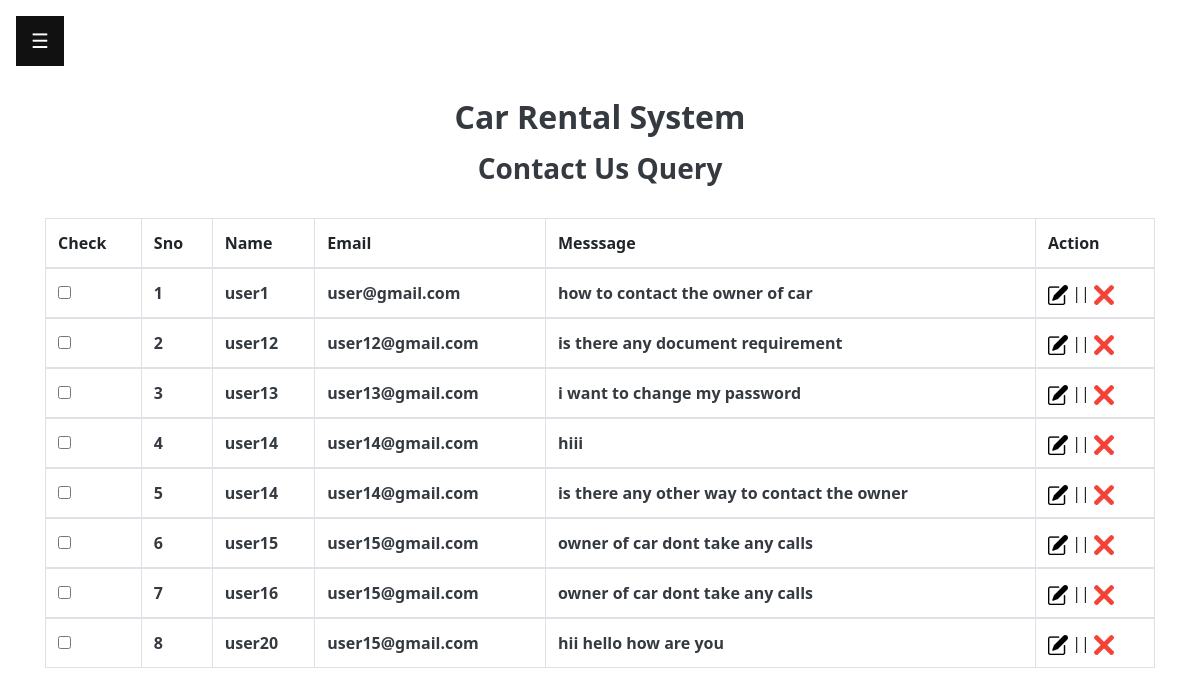
Screenshot of /Admin/contactus.php with the database file from the repository.
### tables this page shows
CREATE TABLE `contactus` (
  `cu_id` int(100) NOT NULL,
  `cname` varchar(255) NOT NULL,
  `cemail` varchar(255) NOT NULL,
  `cdescrip` varchar(255) NOT NULL
);

### Admin/contactus.php (the view, shortened to what this page needs)
<!DOCTYPE html>
<html lang="en">
<head>
    <link rel="stylesheet" href="https://maxcdn.bootstrapcdn.com/bootstrap/4.5.2/css/bootstrap.min.css">
</head>
<body>
<?php include 'slide.php'; ?>
<section class="main-form">
<h2 class="text-center text-dark pt-3 font-weight-bold">Car Rental System</h2>
<div class="container " id="formsetting">
<h3 class="text-center text-dark pb-4 pt-2 font-weight-bold">Contact Us Query</h3>
<div class="row">
    <div class="col-md-12 col-sm-12 col-12">
        <table class="table table-bordered  ">
        <thead>
        <tr>
         <th >Check</th>
        <th >Sno</th>
        <th>Name</th>
        <th>Email</th>
        <th>Messsage</th>
        <th>Action</th>
        </tr>
        <tbody>
<?php
 $conn=mysqli_connect('localhost','root','','carrental');
 $sql="SELECT * FROM contactus";
 $run=mysqli_query($conn,$sql);
 $i=1;
 while($row=mysqli_fetch_assoc($run)){
?>
          <td><input type="checkbox" class="checkbox" /></td>
        <td class="text-dark font-weight-bold"><?php echo $i++;     ?></td>
        <td class="text-dark font-weight-bold"><?php echo  $row['cname'];     ?></td>
        <td class="text-dark font-weight-bold"><?php echo $row['cemail'];  ?></td>
        <td class="text-dark font-weight-bold"><?php  echo $row['cdescrip']; ?></td>
        <td>
        <a href="#"><img src="../icon_logo/edit.png" style="width:20px; height: 20px;"  ></a>
		||
		<a href="#"><img src="../icon_logo/close.png" style="width:20px; height: 20px;"  ></a>
        </td>
        </tbody>
        <?php } ?>
        </thead>
        </table>
</body>
</html>

### Admin/css/sidebar.css (style rules this page uses)
body { font-family: 'Segoe UI', Tahoma, Geneva, Verdana, sans-serif; }

### rows the page displays
contactus: cname "user1", cemail "user@gmail.com", cdescrip "how to contact the owner of car"
contactus: cname "user12", cemail "user12@gmail.com", cdescrip "is there any document requirement"
contactus: cname "user13", cemail "user13@gmail.com", cdescrip "i want to change my password"
contactus: cname "user14", cemail "user14@gmail.com", cdescrip "hiii"
contactus: cname "user14", cemail "user14@gmail.com", cdescrip "is there any other way to contact the owner"
contactus: cname "user15", cemail "user15@gmail.com", cdescrip "owner of car dont take any calls"
contactus: cname "user16", cemail "user15@gmail.com", cdescrip "owner of car dont take any calls"
contactus: cname "user20", cemail "user15@gmail.com", cdescrip "hii hello how are you"
